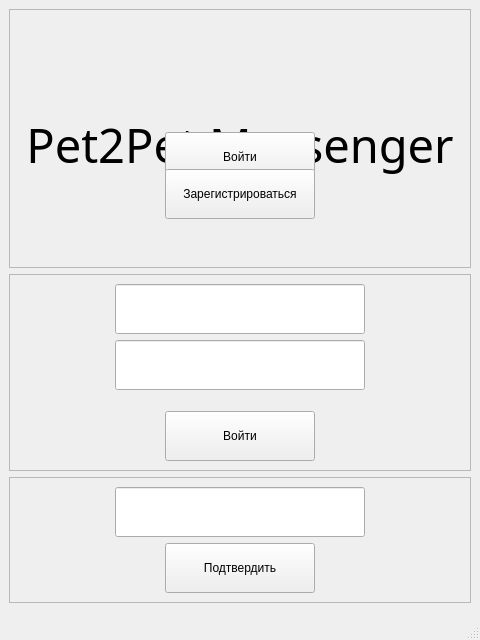
<?xml version="1.0" encoding="UTF-8"?>
<ui version="4.0">
 <class>PetClientWindow</class>
 <widget class="QMainWindow" name="PetClientWindow">
  <property name="geometry">
   <rect>
    <x>0</x>
    <y>0</y>
    <width>480</width>
    <height>640</height>
   </rect>
  </property>
  <property name="minimumSize">
   <size>
    <width>480</width>
    <height>640</height>
   </size>
  </property>
  <property name="maximumSize">
   <size>
    <width>480</width>
    <height>640</height>
   </size>
  </property>
  <property name="windowTitle">
   <string>MainWindow</string>
  </property>
  <property name="styleSheet">
   <string notr="true">QMainWindow {
	margin:0;
	padding:0;
}</string>
  </property>
  <widget class="QWidget" name="centralwidget">
   <property name="styleSheet">
    <string notr="true">#fBar {
	min-width:100%;
}</string>
   </property>
   <layout class="QGridLayout" name="gridLayout_4">
    <item row="0" column="0">
     <widget class="QFrame" name="startWindowFrame">
      <property name="frameShape">
       <enum>QFrame::StyledPanel</enum>
      </property>
      <property name="frameShadow">
       <enum>QFrame::Raised</enum>
      </property>
      <layout class="QGridLayout" name="gridLayout">
       <item row="0" column="0">
        <layout class="QVBoxLayout" name="startWindow">
         <property name="spacing">
          <number>0</number>
         </property>
         <item>
          <spacer name="verticalSpacer_2">
           <property name="orientation">
            <enum>Qt::Vertical</enum>
           </property>
           <property name="sizeType">
            <enum>QSizePolicy::Minimum</enum>
           </property>
           <property name="sizeHint" stdset="0">
            <size>
             <width>20</width>
             <height>50</height>
            </size>
           </property>
          </spacer>
         </item>
         <item>
          <widget class="QLabel" name="label">
           <property name="minimumSize">
            <size>
             <width>0</width>
             <height>150</height>
            </size>
           </property>
           <property name="maximumSize">
            <size>
             <width>16777215</width>
             <height>16777214</height>
            </size>
           </property>
           <property name="font">
            <font>
             <family>MS Mincho</family>
             <pointsize>35</pointsize>
            </font>
           </property>
           <property name="lineWidth">
            <number>38</number>
           </property>
           <property name="text">
            <string>Pet2Pet Messenger</string>
           </property>
           <property name="textFormat">
            <enum>Qt::AutoText</enum>
           </property>
           <property name="scaledContents">
            <bool>true</bool>
           </property>
           <property name="alignment">
            <set>Qt::AlignCenter</set>
           </property>
           <property name="wordWrap">
            <bool>false</bool>
           </property>
          </widget>
         </item>
         <item>
          <spacer name="verticalSpacer_3">
           <property name="orientation">
            <enum>Qt::Vertical</enum>
           </property>
           <property name="sizeHint" stdset="0">
            <size>
             <width>20</width>
             <height>114</height>
            </size>
           </property>
          </spacer>
         </item>
         <item>
          <layout class="QVBoxLayout" name="verticalLayout">
           <property name="spacing">
            <number>10</number>
           </property>
           <property name="sizeConstraint">
            <enum>QLayout::SetMinAndMaxSize</enum>
           </property>
           <item>
            <layout class="QHBoxLayout" name="horizontalLayout">
             <item>
              <spacer name="horizontalSpacer">
               <property name="orientation">
                <enum>Qt::Horizontal</enum>
               </property>
               <property name="sizeHint" stdset="0">
                <size>
                 <width>40</width>
                 <height>20</height>
                </size>
               </property>
              </spacer>
             </item>
             <item>
              <widget class="QPushButton" name="signInButton">
               <property name="minimumSize">
                <size>
                 <width>150</width>
                 <height>50</height>
                </size>
               </property>
               <property name="text">
                <string>Войти</string>
               </property>
              </widget>
             </item>
             <item>
              <spacer name="horizontalSpacer_2">
               <property name="orientation">
                <enum>Qt::Horizontal</enum>
               </property>
               <property name="sizeHint" stdset="0">
                <size>
                 <width>40</width>
                 <height>20</height>
                </size>
               </property>
              </spacer>
             </item>
            </layout>
           </item>
           <item>
            <layout class="QHBoxLayout" name="horizontalLayout_2">
             <item>
              <spacer name="horizontalSpacer_3">
               <property name="orientation">
                <enum>Qt::Horizontal</enum>
               </property>
               <property name="sizeHint" stdset="0">
                <size>
                 <width>40</width>
                 <height>20</height>
                </size>
               </property>
              </spacer>
             </item>
             <item>
              <widget class="QPushButton" name="signUpButton">
               <property name="minimumSize">
                <size>
                 <width>150</width>
                 <height>50</height>
                </size>
               </property>
               <property name="text">
                <string>Зарегистрироваться</string>
               </property>
              </widget>
             </item>
             <item>
              <spacer name="horizontalSpacer_4">
               <property name="orientation">
                <enum>Qt::Horizontal</enum>
               </property>
               <property name="sizeHint" stdset="0">
                <size>
                 <width>40</width>
                 <height>20</height>
                </size>
               </property>
              </spacer>
             </item>
            </layout>
           </item>
          </layout>
         </item>
         <item>
          <spacer name="verticalSpacer">
           <property name="orientation">
            <enum>Qt::Vertical</enum>
           </property>
           <property name="sizeType">
            <enum>QSizePolicy::Minimum</enum>
           </property>
           <property name="sizeHint" stdset="0">
            <size>
             <width>20</width>
             <height>120</height>
            </size>
           </property>
          </spacer>
         </item>
        </layout>
       </item>
      </layout>
     </widget>
    </item>
    <item row="1" column="0">
     <widget class="QFrame" name="signInUpWindowFrame">
      <property name="frameShape">
       <enum>QFrame::StyledPanel</enum>
      </property>
      <property name="frameShadow">
       <enum>QFrame::Raised</enum>
      </property>
      <layout class="QGridLayout" name="gridLayout_2">
       <item row="0" column="0">
        <layout class="QVBoxLayout" name="signInUpWindow">
         <item>
          <spacer name="verticalSpacer_4">
           <property name="orientation">
            <enum>Qt::Vertical</enum>
           </property>
           <property name="sizeHint" stdset="0">
            <size>
             <width>20</width>
             <height>40</height>
            </size>
           </property>
          </spacer>
         </item>
         <item>
          <layout class="QHBoxLayout" name="horizontalLayout_3">
           <item>
            <spacer name="horizontalSpacer_5">
             <property name="orientation">
              <enum>Qt::Horizontal</enum>
             </property>
             <property name="sizeHint" stdset="0">
              <size>
               <width>40</width>
               <height>20</height>
              </size>
             </property>
            </spacer>
           </item>
           <item>
            <widget class="QLineEdit" name="loginField">
             <property name="enabled">
              <bool>true</bool>
             </property>
             <property name="minimumSize">
              <size>
               <width>250</width>
               <height>50</height>
              </size>
             </property>
             <property name="maximumSize">
              <size>
               <width>250</width>
               <height>16777215</height>
              </size>
             </property>
             <property name="toolTip">
              <string>Логин</string>
             </property>
             <property name="alignment">
              <set>Qt::AlignLeading|Qt::AlignLeft|Qt::AlignVCenter</set>
             </property>
            </widget>
           </item>
           <item>
            <spacer name="horizontalSpacer_6">
             <property name="orientation">
              <enum>Qt::Horizontal</enum>
             </property>
             <property name="sizeHint" stdset="0">
              <size>
               <width>40</width>
               <height>20</height>
              </size>
             </property>
            </spacer>
           </item>
          </layout>
         </item>
         <item>
          <layout class="QHBoxLayout" name="horizontalLayout_4">
           <item>
            <spacer name="horizontalSpacer_8">
             <property name="orientation">
              <enum>Qt::Horizontal</enum>
             </property>
             <property name="sizeHint" stdset="0">
              <size>
               <width>40</width>
               <height>20</height>
              </size>
             </property>
            </spacer>
           </item>
           <item>
            <widget class="QLineEdit" name="passField">
             <property name="minimumSize">
              <size>
               <width>250</width>
               <height>50</height>
              </size>
             </property>
             <property name="maximumSize">
              <size>
               <width>250</width>
               <height>16777215</height>
              </size>
             </property>
             <property name="toolTip">
              <string>Пароль</string>
             </property>
            </widget>
           </item>
           <item>
            <spacer name="horizontalSpacer_7">
             <property name="orientation">
              <enum>Qt::Horizontal</enum>
             </property>
             <property name="sizeHint" stdset="0">
              <size>
               <width>40</width>
               <height>20</height>
              </size>
             </property>
            </spacer>
           </item>
          </layout>
         </item>
         <item>
          <spacer name="verticalSpacer_5">
           <property name="orientation">
            <enum>Qt::Vertical</enum>
           </property>
           <property name="sizeType">
            <enum>QSizePolicy::Minimum</enum>
           </property>
           <property name="sizeHint" stdset="0">
            <size>
             <width>20</width>
             <height>15</height>
            </size>
           </property>
          </spacer>
         </item>
         <item>
          <layout class="QHBoxLayout" name="horizontalLayout_5">
           <item>
            <spacer name="horizontalSpacer_10">
             <property name="orientation">
              <enum>Qt::Horizontal</enum>
             </property>
             <property name="sizeHint" stdset="0">
              <size>
               <width>40</width>
               <height>20</height>
              </size>
             </property>
            </spacer>
           </item>
           <item>
            <widget class="QPushButton" name="signInButton_2">
             <property name="minimumSize">
              <size>
               <width>150</width>
               <height>50</height>
              </size>
             </property>
             <property name="maximumSize">
              <size>
               <width>150</width>
               <height>50</height>
              </size>
             </property>
             <property name="text">
              <string>Войти</string>
             </property>
            </widget>
           </item>
           <item>
            <spacer name="horizontalSpacer_9">
             <property name="orientation">
              <enum>Qt::Horizontal</enum>
             </property>
             <property name="sizeHint" stdset="0">
              <size>
               <width>40</width>
               <height>20</height>
              </size>
             </property>
            </spacer>
           </item>
          </layout>
         </item>
         <item>
          <spacer name="verticalSpacer_6">
           <property name="orientation">
            <enum>Qt::Vertical</enum>
           </property>
           <property name="sizeHint" stdset="0">
            <size>
             <width>20</width>
             <height>40</height>
            </size>
           </property>
          </spacer>
         </item>
        </layout>
       </item>
      </layout>
     </widget>
    </item>
    <item row="2" column="0">
     <widget class="QFrame" name="confirmationWindowFrame">
      <property name="frameShape">
       <enum>QFrame::StyledPanel</enum>
      </property>
      <property name="frameShadow">
       <enum>QFrame::Raised</enum>
      </property>
      <layout class="QGridLayout" name="gridLayout_3">
       <item row="0" column="1">
        <spacer name="verticalSpacer_7">
         <property name="orientation">
          <enum>Qt::Vertical</enum>
         </property>
         <property name="sizeHint" stdset="0">
          <size>
           <width>20</width>
           <height>1</height>
          </size>
         </property>
        </spacer>
       </item>
       <item row="1" column="0" colspan="2">
        <layout class="QHBoxLayout" name="horizontalLayout_6">
         <item>
          <spacer name="horizontalSpacer_11">
           <property name="orientation">
            <enum>Qt::Horizontal</enum>
           </property>
           <property name="sizeHint" stdset="0">
            <size>
             <width>40</width>
             <height>20</height>
            </size>
           </property>
          </spacer>
         </item>
         <item>
          <widget class="QLineEdit" name="confirmField">
           <property name="minimumSize">
            <size>
             <width>250</width>
             <height>50</height>
            </size>
           </property>
           <property name="maximumSize">
            <size>
             <width>250</width>
             <height>50</height>
            </size>
           </property>
          </widget>
         </item>
         <item>
          <spacer name="horizontalSpacer_12">
           <property name="orientation">
            <enum>Qt::Horizontal</enum>
           </property>
           <property name="sizeHint" stdset="0">
            <size>
             <width>40</width>
             <height>20</height>
            </size>
           </property>
          </spacer>
         </item>
        </layout>
       </item>
       <item row="2" column="0">
        <spacer name="verticalSpacer_8">
         <property name="orientation">
          <enum>Qt::Vertical</enum>
         </property>
         <property name="sizeHint" stdset="0">
          <size>
           <width>20</width>
           <height>2</height>
          </size>
         </property>
        </spacer>
       </item>
       <item row="3" column="0" colspan="2">
        <layout class="QHBoxLayout" name="horizontalLayout_7">
         <item>
          <spacer name="horizontalSpacer_13">
           <property name="orientation">
            <enum>Qt::Horizontal</enum>
           </property>
           <property name="sizeHint" stdset="0">
            <size>
             <width>40</width>
             <height>20</height>
            </size>
           </property>
          </spacer>
         </item>
         <item>
          <widget class="QPushButton" name="confirmButton">
           <property name="minimumSize">
            <size>
             <width>150</width>
             <height>50</height>
            </size>
           </property>
           <property name="maximumSize">
            <size>
             <width>150</width>
             <height>50</height>
            </size>
           </property>
           <property name="text">
            <string>Подтвердить</string>
           </property>
          </widget>
         </item>
         <item>
          <spacer name="horizontalSpacer_14">
           <property name="orientation">
            <enum>Qt::Horizontal</enum>
           </property>
           <property name="sizeHint" stdset="0">
            <size>
             <width>40</width>
             <height>20</height>
            </size>
           </property>
          </spacer>
         </item>
        </layout>
       </item>
       <item row="4" column="0">
        <spacer name="verticalSpacer_9">
         <property name="orientation">
          <enum>Qt::Vertical</enum>
         </property>
         <property name="sizeHint" stdset="0">
          <size>
           <width>20</width>
           <height>1</height>
          </size>
         </property>
        </spacer>
       </item>
      </layout>
     </widget>
    </item>
    <item row="3" column="0">
     <widget class="QFrame" name="messagingWindowFrame">
      <property name="frameShape">
       <enum>QFrame::StyledPanel</enum>
      </property>
      <property name="frameShadow">
       <enum>QFrame::Raised</enum>
      </property>
     </widget>
    </item>
   </layout>
  </widget>
  <widget class="QMenuBar" name="menubar">
   <property name="geometry">
    <rect>
     <x>0</x>
     <y>0</y>
     <width>480</width>
     <height>20</height>
    </rect>
   </property>
  </widget>
  <widget class="QStatusBar" name="statusbar"/>
 </widget>
 <resources/>
 <connections/>
</ui>
